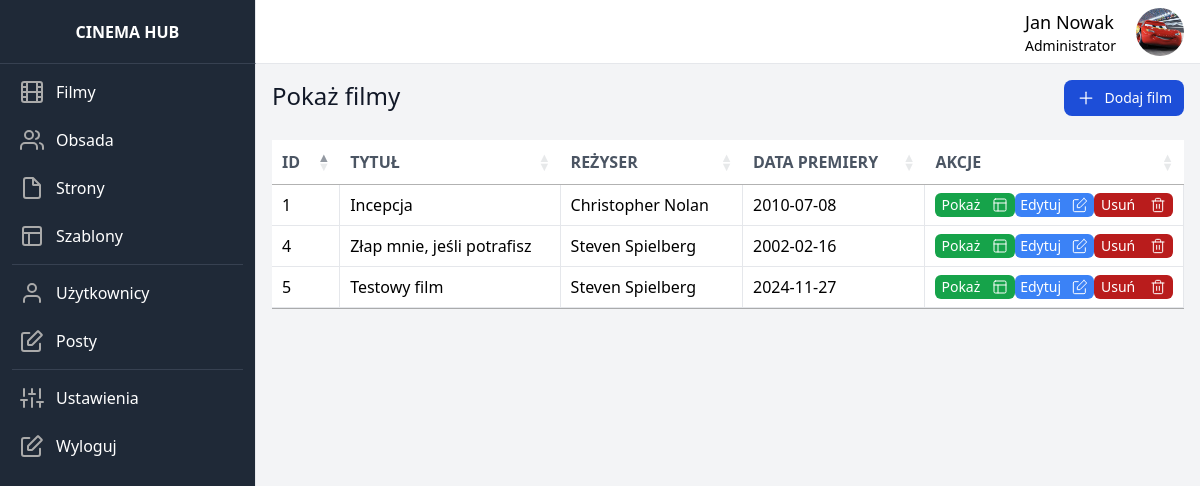
/movies (signed in), run on an earlier commit of the app's database.
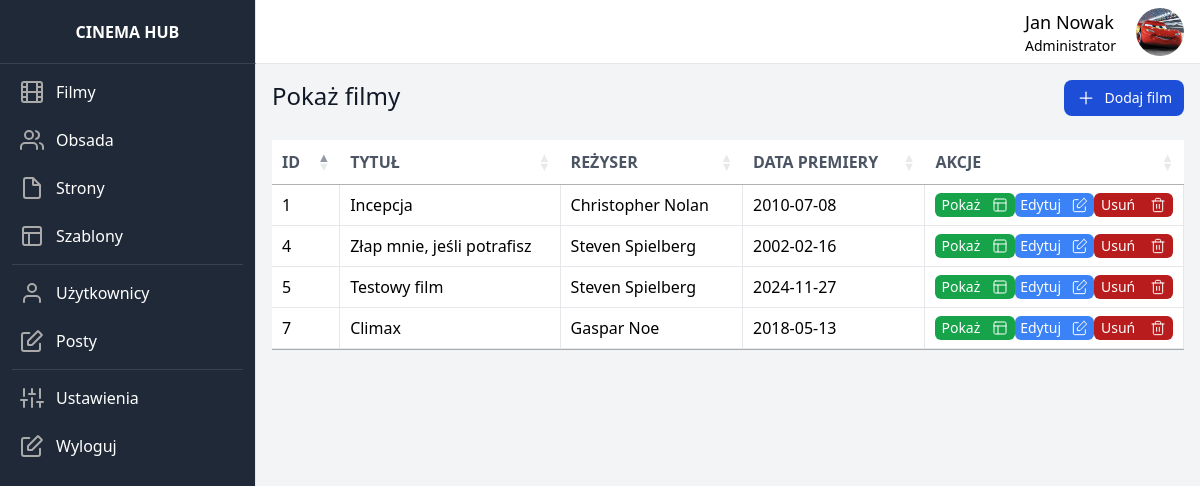
And on a later commit of the database.
### dashboard/models.py (models this page shows, shortened)
class Movie(models.Model):
    title = models.CharField(max_length=150)
    release_date = models.DateField()
    description = models.TextField()
    poster = models.ImageField(upload_to=movie_directory_path, default='default/movie.jpg')
    crew_members = models.ManyToManyField(
        CrewMember,
        through='MovieCrewMember',
        related_name='movies'
    )
    created_by = models.ForeignKey(User, on_delete=models.SET_NULL, null=True, blank=True)
    category = models.ForeignKey(Category, on_delete=models.CASCADE)

class MovieCrewMember(models.Model):
    crew_member = models.ForeignKey(CrewMember, on_delete=models.CASCADE)
    movie = models.ForeignKey(Movie, on_delete=models.CASCADE)
    role = models.ForeignKey(Role, on_delete=models.CASCADE)
    character_name = models.CharField(max_length=100, blank=True, null=True)

class CrewMember(models.Model):
    first_name = models.CharField(max_length=150)
    last_name = models.CharField(max_length=150)
    birth_date = models.DateField()
    description = models.TextField()
    image = models.ImageField(upload_to=member_directory_path, default='default/member.jpg')
    created_by = models.ForeignKey(User, on_delete=models.SET_NULL, null=True, blank=True)
    def __str__(self):
        return f"{self.first_name} {self.last_name}"

### dashboard/views.py (the view)
# urls.py: path('movies', show_movies, name='show_movies'),
@login_required
def show_movies(request):
    movies = Movie.objects.all()
    for movie in movies:
        movie.director = MovieCrewMember.objects.filter(movie=movie, role__id=1).first()
    return render(request, 'show_movies.html', {'movies': movies})

### dashboard_theme/templates/show_movies.html (shortened to what this page needs)
{% extends 'base.html' %}
{% block extra_head %}
    <link rel="stylesheet" type="text/css" href="https://cdn.datatables.net/1.10.21/css/jquery.dataTables.css">
{% endblock %}
{% block content %}
        <div class="w-full flex flex-row justify-between">
            <p class="font-medium text-gray-900 text-2xl mb-7">Pokaż filmy</p>
            <a href="{% url 'add_movie' %}" type="button" class="h-1/2 px-3 py-2 text-sm font-medium text-center inline-flex items-center text-white bg-blue-700 rounded-lg hover:bg-blue-800 focus:ring-4 focus:outline-none focus:ring-blue-300">
                <svg class="mr-2" xmlns="http://www.w3.org/2000/svg" width="20" height="20" viewBox="0 0 24 24" fill="none" stroke="#ffffff" stroke-width="1.5" stroke-linecap="round" stroke-linejoin="bevel"><line x1="12" y1="5" x2="12" y2="19"></line><line x1="5" y1="12" x2="19" y2="12"></line></svg>
                Dodaj film
            </a>
        </div>
        <table class="w-full table-fixed" datatable id="data-table">
            <thead class="">
              <tr class="bg-white my-5">
                <th style="width: 5%" class="py-5 px-6 text-left text-gray-600 font-bold uppercase">ID</th>
                <th style="width: 25%" class="py-5 px-6 text-left text-gray-600 font-bold uppercase">Tytuł</th>
                <th style="width: 20%" class="py-5 px-6 text-left text-gray-600 font-bold uppercase">Reżyser</th>
                <th style="width: 20%" class="py-5 px-6 text-left text-gray-600 font-bold uppercase">Data premiery</th>
                <th style="width: 30%" class="py-5 px-6 text-left text-gray-600 font-bold uppercase">Akcje</th>
              </tr>
            </thead>
            <tbody class="bg-white">
              {% for movie in movies %}
              <tr>
                <td class="py-5 w-2 border-b border-r border-gray-200">{{ movie.id }}</td>
                <td class="py-5 px-6 border-b border-r border-gray-200">{{ movie.title }}</td>
                <td class="py-5 px-6 border-b border-r border-gray-200">{{ movie.director.crew_member }}</td>
                <td class="py-5 px-6 border-b border-r border-gray-200">{{ movie.release_date | date:'Y-m-d' }}</td>
                <td class="py-5 px-6 border-b border-r border-gray-200 flex flex-row justify-around">
                    <a href="{% url 'show_movie' id=movie.id %}" class="bg-green-600 flex flex-row w-20 justify-around rounded-md text-sm hover:bg-green-800">
                        <p class="text-white my-auto">
                            Pokaż
                        </p>
                        <svg  class="my-auto" xmlns="http://www.w3.org/2000/svg" width="16" height="16" viewBox="0 0 24 24" fill="none" stroke="#ffffff" stroke-width="1.5" stroke-linecap="round" stroke-linejoin="round"><rect x="3" y="3" width="18" height="18" rx="2"/><path d="M3 9h18M9 21V9"/></svg>
                    </a>
                    <a href="{% url 'edit_movie' id=movie.id %}" class="bg-blue-500 flex flex-row w-20 h-6 justify-around rounded-md text-sm hover:bg-blue-700">
                        <p class="text-white my-auto">
                            Edytuj
                        </p>
                    </a>
                    <a href="{% url 'delete_movie' id=movie.id %}" class="bg-red-700 flex flex-row w-20 justify-around rounded-md text-sm hover:bg-red-900">
                        <p class="text-white my-auto">
                            Usuń
                        </p>
                    </a>
                </td>
              </tr>
              {% empty %}
              <tr>
                <td colspan="5" class="text-center font-normal leading-normal text-sm">No movies found</td>
              </tr>
              {% endfor %}
            </tbody>
      </table>
{% endblock %}

What changed in the data, as far as the page shows it:
added Movie: id "7", title "Climax", director.crew_member "Gaspar Noe", release_date "2018-05-13"
